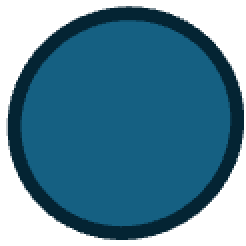
#> input picture sourceimg/blue_circle.png, 123 x 123 px (shown 2 times larger); its folder holds only this picture in this run
$ python generate_composites.py --noobjects 3 --format jpg --numbout 3
#> lines starting #> are read from the running program, lines starting #| are printed output that depends on the picture
#!/usr/bin/env python3
"""
Generate composite counting images from source images.

Usage:
    python generate_composites.py --noobjects 4 --format png --numbout 10
"""

import argparse
import json
import math
import os
import random
import sys
from pathlib import Path

try:
    from PIL import Image
except ImportError:
    print("Error: Pillow is required. Install with: pip install Pillow")
    sys.exit(1)


SUPPORTED_EXTENSIONS = {".png", ".jpg", ".jpeg", ".gif"}


def load_source_images(source_dir: str) -> list[tuple[str, Image.Image]]:
#> called with source_dir = 'sourceimg'
    source_path = Path(source_dir)
    if not source_path.exists():
        print(f"Error: Source directory '{source_dir}' not found.")
        sys.exit(1)

    images = []
    for file in sorted(source_path.iterdir()):
        if file.suffix.lower() not in SUPPORTED_EXTENSIONS:
            continue
        try:
            img = Image.open(file)
#> img is the input picture: PIL image 123x123 RGBA; mean R, G, B, A 12.4, 59.6, 81.1, 182.6
            # For animated GIFs, take only the first frame
            if hasattr(img, "n_frames") and img.n_frames > 1:
                img.seek(0)
            img = img.copy()
            images.append((file.stem, img))
            print(f"  Loaded: {file.name}")
        except Exception as e:
            print(f"  Warning: Could not load {file.name}: {e}")

    if not images:
        print(f"Error: No valid images found in '{source_dir}'.")
        sys.exit(1)

    return images


def random_distribution(num_types: int, total: int) -> list[int]:
    """Return a list of counts per type that sum to total, each >= 0, at least one > 0."""
    if num_types == 0 or total == 0:
        return [0] * num_types

    if num_types >= total:
        # Pick `total` distinct types, each gets 1
        chosen = random.sample(range(num_types), total)
        dist = [0] * num_types
        for i in chosen:
            dist[i] = 1
        return dist

    # Each type gets at least 1, distribute the remainder
    dist = [1] * num_types
    for _ in range(total - num_types):
        dist[random.randrange(num_types)] += 1
    random.shuffle(dist)
    return dist


# [29 lines left out: function distribution_with_target, not called in this run]


def _prepare_instances(
    images: list[tuple[str, Image.Image]],
    distribution: list[int],
    obj_w: int,
    obj_h: int,
) -> list[tuple[Image.Image, int]]:
    """Build and shuffle the list of (thumbnail, type_index) pairs."""
    instances: list[tuple[Image.Image, int]] = []
    for type_idx, ((_, img), count) in enumerate(zip(images, distribution)):
        for _ in range(count):
            thumb = img.copy()
            if thumb.mode not in ("RGB", "RGBA", "L"):
                thumb = thumb.convert("RGBA")
            thumb.thumbnail((obj_w, obj_h), Image.LANCZOS)
            instances.append((thumb, type_idx))
    random.shuffle(instances)
    return instances


def _paste(canvas: Image.Image, thumb: Image.Image, x: int, y: int) -> None:
    if thumb.mode == "RGBA":
        canvas.paste(thumb, (x, y), thumb)
    else:
        canvas.paste(thumb.convert("RGB"), (x, y))


def _clamp(x: int, y: int, tw: int, th: int, cw: int, ch: int) -> tuple[int, int]:
    return max(0, min(x, cw - tw)), max(0, min(y, ch - th))


# [11 lines left out: function _overlaps, not called in this run]


_SHRINK_STEP = 0.15   # scale reduction per retry pass
_MIN_SCALE   = 0.25   # never shrink below 25 % of original size


# [4 lines left out: function _shrink, not called in this run]


# ---------------------------------------------------------------------------
# Layout: grid
# ---------------------------------------------------------------------------

def _layout_grid(
    instances: list[tuple[Image.Image, int]],
    canvas: Image.Image,
) -> list[int]:
    """Regular grid with slight random jitter. Always places every instance."""
    total = len(instances)
    cw, ch = canvas.size
    cols = math.ceil(math.sqrt(total))
    rows = math.ceil(total / cols)
    cell_w = cw // cols
    cell_h = ch // rows
    placed_types: list[int] = []

    for idx, (thumb, type_idx) in enumerate(instances):
        row = idx // cols
        col = idx % cols
        jitter_x = random.randint(-cell_w // 10, cell_w // 10)
        jitter_y = random.randint(-cell_h // 10, cell_h // 10)
        x = col * cell_w + (cell_w - thumb.width) // 2 + jitter_x
        y = row * cell_h + (cell_h - thumb.height) // 2 + jitter_y
        x, y = _clamp(x, y, thumb.width, thumb.height, cw, ch)
        _paste(canvas, thumb, x, y)
        placed_types.append(type_idx)

    return placed_types


# ---------------------------------------------------------------------------
# Layout: random (scatter, guaranteed non-overlapping)
# ---------------------------------------------------------------------------

# [104 lines left out: functions _layout_random, _layout_spiral, not called in this run]


# ---------------------------------------------------------------------------
# Public entry point
# ---------------------------------------------------------------------------

LAYOUTS = {"grid": _layout_grid, "random": _layout_random, "spiral": _layout_spiral}


def create_composite(
    images: list[tuple[str, Image.Image]],
    distribution: list[int],
    canvas_size: tuple[int, int] = (1200, 900),
    bg_color: tuple[int, int, int] = (255, 255, 255),
    layout: str = "grid",
) -> tuple[Image.Image, list[int]]:
    """Arrange object instances on a canvas using the chosen layout.

    Returns (canvas, actual_distribution) where actual_distribution reflects
    only the objects that were successfully placed — which may be fewer than
    the requested distribution if placement failed for some objects.
    """
    total = sum(distribution)
    canvas = Image.new("RGB", canvas_size, bg_color)
    if total == 0:
        return canvas, [0] * len(distribution)

    # Compute a uniform object size that fits comfortably for the grid layout.
    # For random/spiral we use a fixed size so objects don't shrink unnecessarily.
    cols = math.ceil(math.sqrt(total))
    rows = math.ceil(total / cols)
    cell_w = canvas_size[0] // cols
    cell_h = canvas_size[1] // rows
    padding = max(4, min(cell_w, cell_h) // 8)
    grid_obj_w = max(1, cell_w - 2 * padding)
    grid_obj_h = max(1, cell_h - 2 * padding)

    if layout == "grid":
        obj_w, obj_h = grid_obj_w, grid_obj_h
    else:
        free_obj = max(canvas_size[0], canvas_size[1]) // 6
        obj_w = min(free_obj, grid_obj_w * 3)
        obj_h = min(free_obj, grid_obj_h * 3)
        obj_w = max(1, obj_w)
        obj_h = max(1, obj_h)

    instances = _prepare_instances(images, distribution, obj_w, obj_h)

    layout_fn = LAYOUTS.get(layout)
    if layout_fn is None:
        raise ValueError(f"Unknown layout '{layout}'. Choose from: {', '.join(LAYOUTS)}")
    placed_type_indices = layout_fn(instances, canvas)

    # Reconstruct actual distribution from what was placed.
    actual_dist = [0] * len(distribution)
    for type_idx in placed_type_indices:
        actual_dist[type_idx] += 1

    return canvas, actual_dist


def save_composite(img: Image.Image, path: Path, fmt: str) -> None:
    fmt_lower = fmt.lower()
    if fmt_lower in ("jpg", "jpeg"):
        canvas = img.convert("RGB")
        canvas.save(path, "JPEG", quality=92)
    elif fmt_lower == "png":
        img.save(path, "PNG")
    elif fmt_lower == "gif":
        img.convert("RGB").save(path, "GIF")
    elif fmt_lower == "pdf":
        img.convert("RGB").save(path, "PDF", resolution=150)
    else:
        raise ValueError(f"Unsupported format: {fmt}")


def main() -> None:
    parser = argparse.ArgumentParser(
        description="Generate composite counting images from a set of source images."
    )
    parser.add_argument(
        "--noobjects",
        type=int,
        required=True,
        help="Total number of objects to place in each composite image",
    )
    parser.add_argument(
        "--format",
        type=str,
        required=True,
        choices=["jpg", "jpeg", "gif", "png", "pdf"],
        help="Output image format",
    )
    parser.add_argument(
        "--numbout",
        type=int,
        required=True,
        help="Number of composite images to generate",
    )
    parser.add_argument(
        "--sourcedir",
        type=str,
        default="sourceimg",
        help="Directory containing source images (default: sourceimg)",
    )
    parser.add_argument(
        "--canvas",
        type=str,
        default="1200x900",
        help="Canvas size as WxH in pixels (default: 1200x900)",
    )
    parser.add_argument(
        "--layout",
        type=str,
        default="grid",
        choices=["grid", "random", "spiral"],
        help="Object placement layout: grid (default), random, or spiral",
    )
    parser.add_argument(
        "--target",
        type=str,
        default=None,
        help="Stem name of the target image (e.g. 'elephant'). Requires --numtarget.",
    )
    parser.add_argument(
        "--numtarget",
        type=int,
        default=None,
        help="Fixed number of target instances in every composite. Requires --target.",
    )
    parser.add_argument(
        "--seed",
        type=int,
        default=None,
        help="Random seed for reproducibility",
    )
    args = parser.parse_args()

    if args.seed is not None:
        random.seed(args.seed)

    try:
        canvas_w, canvas_h = (int(v) for v in args.canvas.lower().split("x"))
    except ValueError:
        print("Error: --canvas must be in WxH format, e.g. 1200x900")
        sys.exit(1)

    # Normalise format: treat jpeg as jpg for directory/file naming
    fmt = args.format.lower()
    file_ext = "jpg" if fmt == "jpeg" else fmt

    # Output directory: output/{format}_{numbout}_{noobjects}/
    target_suffix = f"_target{args.numtarget}" if args.numtarget is not None else ""
    out_dir = Path("output") / f"{file_ext}_{args.numbout}_{args.noobjects}_{args.layout}{target_suffix}"
    out_dir.mkdir(parents=True, exist_ok=True)

    # Validate --target / --numtarget pairing
    if (args.target is None) != (args.numtarget is None):
        parser.error("--target and --numtarget must be used together.")

    print(f"Loading source images from '{args.sourcedir}'...")
    images = load_source_images(args.sourcedir)
#> images = 1 item
    print(f"Found {len(images)} source image(s).\n")
#| Found 1 source image(s).

    # Resolve target index after images are loaded
    target_idx: int | None = None
    if args.target is not None:
        names = [name for name, _ in images]
        matches = [i for i, n in enumerate(names) if n.lower() == args.target.lower()]
        if not matches:
            print(f"Error: --target '{args.target}' not found. Available: {', '.join(names)}")
            sys.exit(1)
        target_idx = matches[0]
        if args.numtarget < 0:
            parser.error("--numtarget must be >= 0.")
        if args.numtarget > args.noobjects:
            parser.error(f"--numtarget ({args.numtarget}) cannot exceed --noobjects ({args.noobjects}).")
        print(f"Target: '{args.target}' fixed at {args.numtarget} instance(s) per composite.")

    print(f"Generating {args.numbout} composite(s) with {args.noobjects} object(s) each.")
    print(f"Output directory: {out_dir}\n")

    validation: list[dict] = []
    all_names = [name for name, _ in images]
#> all_names = ['blue_circle']

    for i in range(1, args.numbout + 1):
        if target_idx is not None:
            dist = distribution_with_target(len(images), args.noobjects, target_idx, args.numtarget)
        else:
            dist = random_distribution(len(images), args.noobjects)
        desc = ", ".join(
            f"{cnt}x {name}"
            for (name, _), cnt in zip(images, dist)
            if cnt > 0
        )
        print(f"  [{i:>{len(str(args.numbout))}}/{args.numbout}] {desc}")

        composite, actual_dist = create_composite(images, dist, canvas_size=(canvas_w, canvas_h), layout=args.layout)

        fname = f"composite_{i:04d}.{file_ext}"
        save_composite(composite, out_dir / fname, fmt)

        record: dict = {"filename": fname}
        record.update({name: cnt for name, cnt in zip(all_names, actual_dist)})
        validation.append(record)
#> this loop made 3 passes
#|   [1/3] 3x blue_circle
#|   [2/3] 3x blue_circle
#|   [3/3] 3x blue_circle
#> pass 1, in main, `composite, actual_dist = create_composite(images, dist, canvas_size=(c..`:
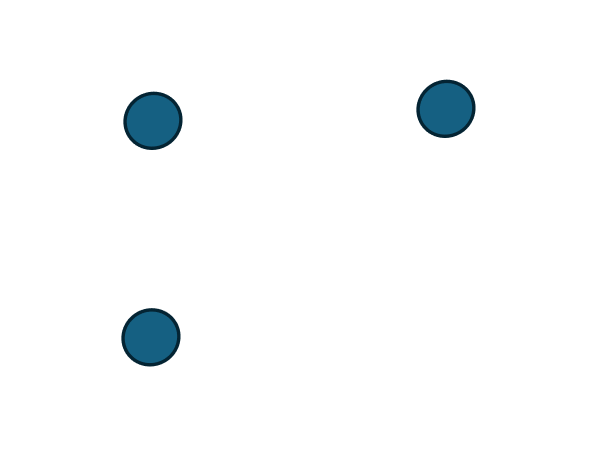
#> composite: PIL image 1200x900 RGB (shown at 1/2 size); mean R, G, B 247.8, 249.8, 250.7
#> pass 2, in main, `composite, actual_dist = create_composite(images, dist, canvas_size=(c..`:
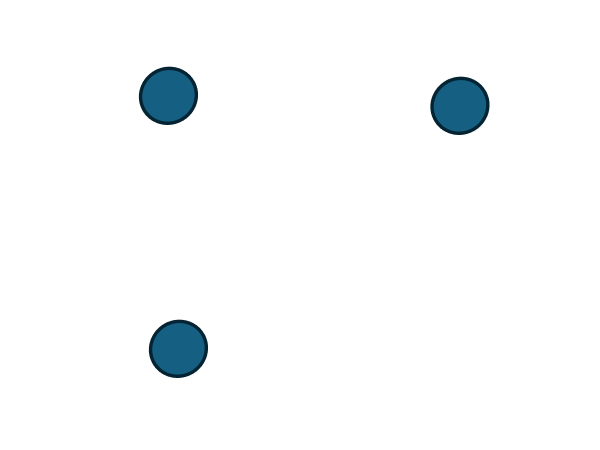
#> composite: PIL image 1200x900 RGB (shown at 1/2 size); mean R, G, B 247.8, 249.8, 250.7
#> pass 3, in main, `composite, actual_dist = create_composite(images, dist, canvas_size=(c..`:
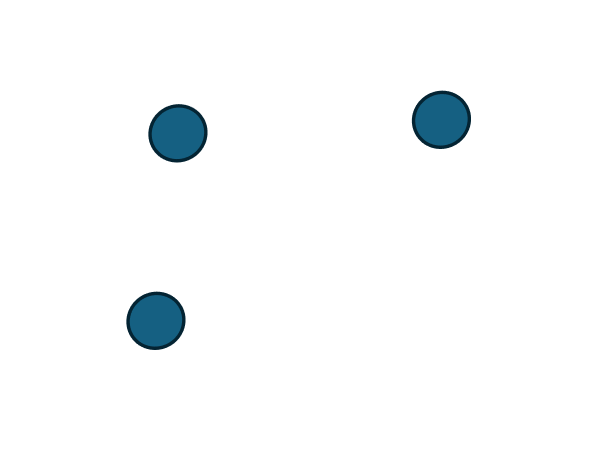
#> composite: PIL image 1200x900 RGB (shown at 1/2 size); mean R, G, B 247.8, 249.8, 250.7
#> after the loop, validation = 3 items

    validation_path = out_dir / "validation.json"
    validation_path.write_text(json.dumps(validation, indent=2))

    config_src = Path("config.toml")
    if config_src.exists():
        import shutil
        shutil.copy2(config_src, out_dir / "config.toml")
        print(f"\nconfig.toml copied to {out_dir}")

    print(f"\nDone. {args.numbout} image(s) saved to: {out_dir}")
    print(f"Validation file: {validation_path}")


if __name__ == "__main__":
    main()

$ run again, on sourceimg/blue_star.png
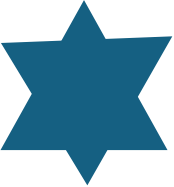
#> input picture sourceimg/blue_star.png, 174 x 187 px
#> in load_source_images, img is the input picture: PIL image 174x187 RGBA; mean R, G, B, A 11, 50.7, 68.8, 131.7
#> images = 1 item
#| Found 1 source image(s).
#> all_names = ['blue_star']
#> the loop in main, `for i in range(1, args.numbout + 1):` made 3 passes
#|   [1/3] 3x blue_star
#|   [2/3] 3x blue_star
#|   [3/3] 3x blue_star
#> pass 1, in main, `composite, actual_dist = create_composite(images, dist, canvas_size=(c..`:
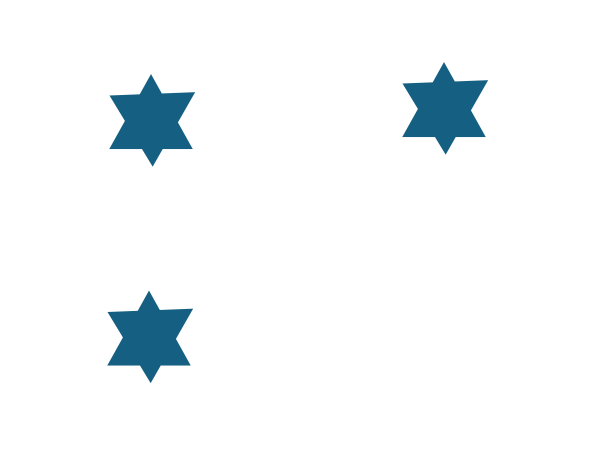
#> composite: PIL image 1200x900 RGB (shown at 1/2 size); mean R, G, B 244.1, 247.6, 249.2
#> pass 3, in main, `composite, actual_dist = create_composite(images, dist, canvas_size=(c..`:
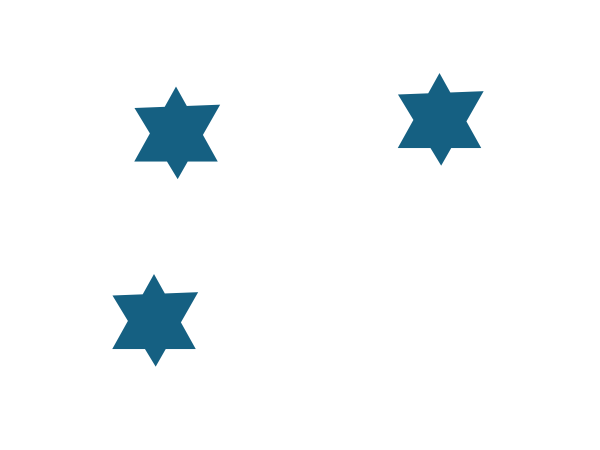
#> composite: PIL image 1200x900 RGB (shown at 1/2 size); mean R, G, B 244.1, 247.6, 249.2
#> after the loop in main, `for i in range(1, args.numbout + 1):`: validation = 3 items
